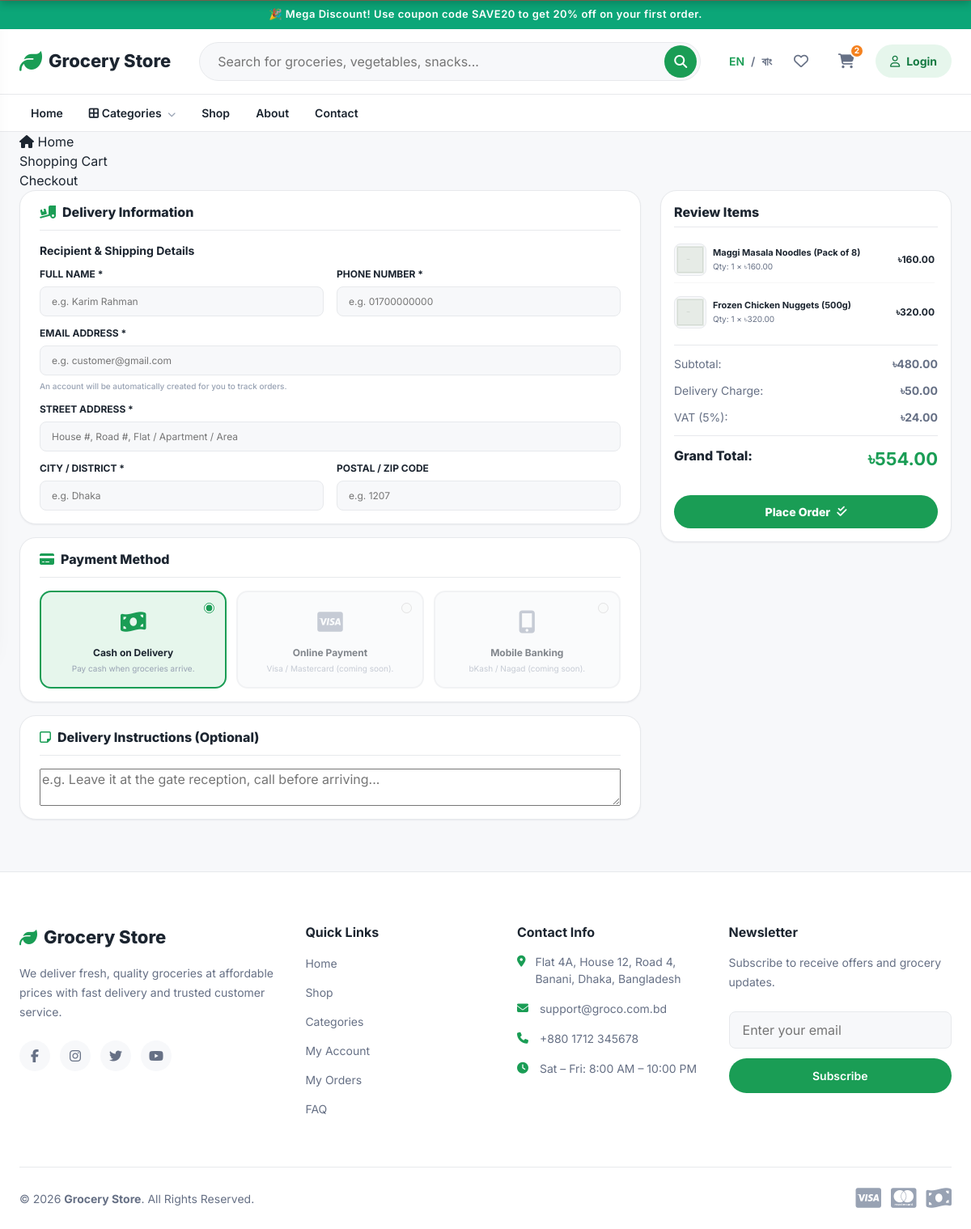
The page /checkout.php on the database its author committed.
### tables this page shows
CREATE TABLE `cart_items` (
  `id` int(11) NOT NULL,
  `cart_id` int(11) NOT NULL,
  `product_id` int(11) NOT NULL,
  `quantity` int(11) NOT NULL DEFAULT 1,
  `price` decimal(10,2) NOT NULL,
  `created_at` timestamp NOT NULL DEFAULT current_timestamp(),
  `updated_at` timestamp NOT NULL DEFAULT current_timestamp() ON UPDATE current_timestamp()
);

CREATE TABLE `products` (
  `id` int(11) NOT NULL,
  `category_id` int(11) NOT NULL,
  `brand_id` int(11) DEFAULT NULL,
  `name` varchar(255) NOT NULL,
  `slug` varchar(255) NOT NULL,
  `description` text DEFAULT NULL,
  `short_description` varchar(500) DEFAULT NULL,
  `sku` varchar(50) NOT NULL,
  `barcode` varchar(100) DEFAULT NULL,
  `price` decimal(10,2) NOT NULL,
  `cost_price` decimal(10,2) DEFAULT NULL,
  `discount_price` decimal(10,2) DEFAULT NULL,
  `unit` varchar(50) DEFAULT 'pcs',
  `stock` int(11) DEFAULT 0,
  `min_stock` int(11) DEFAULT 5,
  `weight` decimal(8,2) DEFAULT NULL,
  `thumbnail` varchar(255) DEFAULT NULL,
  `is_featured` tinyint(1) DEFAULT 0,
  `is_trending` tinyint(1) DEFAULT 0,
  `is_flash_sale` tinyint(1) DEFAULT 0,
  `is_active` tinyint(1) DEFAULT 1,
  `status` varchar(50) DEFAULT 'Published',
  `avg_rating` decimal(3,2) DEFAULT 0.00,
  `review_count` int(11) DEFAULT 0,
  `meta_title` varchar(255) DEFAULT NULL,
  `meta_description` text DEFAULT NULL,
  `created_at` timestamp NOT NULL DEFAULT current_timestamp(),
  `updated_at` timestamp NOT NULL DEFAULT current_timestamp() ON UPDATE current_timestamp(),
  `deleted_at` timestamp NULL DEFAULT NULL
);

### public/includes/helpers.php (called while the page is built, shortened)
<?php
function e(?string $value): string
{
    return htmlspecialchars($value ?? '', ENT_QUOTES, 'UTF-8');
}
function image_url(?string $path, string $placeholderCategory = 'ui'): string
{
    if (!empty($path)) {
        if (str_starts_with($path, 'storage/')) {
            $filePath = PUBLIC_PATH . '/../' . ltrim($path, '/');
            if (file_exists($filePath)) {
                $mtime = filemtime($filePath);
                return rtrim(dirname(BASE_URL), '/') . '/' . ltrim($path, '/') . '?v=' . $mtime;
            }
        } else {
            $filePath = PUBLIC_PATH . '/assets/images/' . ltrim($path, '/');
        }
    }
    $fallbackPath = 'assets/images/' . $placeholderCategory . '/placeholder.png';
    $filePath = PUBLIC_PATH . '/' . $fallbackPath;
    $mtime = file_exists($filePath) ? filemtime($filePath) : time();
    return BASE_URL . '/' . $fallbackPath . '?v=' . $mtime;
}
function url_for(string $page): string
{
    return BASE_URL . '/' . ltrim($page, '/');
}

### public/includes/auth.php (called while the page is built, shortened)
<?php
function is_logged_in(): bool
{
    return !empty($_SESSION['user_id']);
}

### public/dbconnect.php (called while the page is built, shortened)
<?php
final class Database
{
    private static ?PDO $instance = null;
    public static function getConnection(): PDO
    {
        if (self::$instance === null) {
            $dsn = 'mysql:host=' . DB_HOST . ';dbname=' . DB_NAME . ';charset=' . DB_CHARSET;
            $options = [
                PDO::ATTR_ERRMODE            => PDO::ERRMODE_EXCEPTION,
                PDO::ATTR_DEFAULT_FETCH_MODE => PDO::FETCH_ASSOC,
                PDO::ATTR_EMULATE_PREPARES   => false,
            ];
            try {
                self::$instance = new PDO($dsn, DB_USER, DB_PASS, $options);
                self::$instance->exec("SET time_zone = '+06:00'");
            } catch (PDOException $e) {
                error_log('[DB CONNECTION ERROR] ' . $e->getMessage());
                if (APP_DEBUG) {
                    die('Database connection failed: ' . htmlspecialchars($e->getMessage(), ENT_QUOTES, 'UTF-8'));
                }
                http_response_code(500);
                die('Something went wrong. Please try again later.');
            }
        }
        return self::$instance;
    }
}
function db(): PDO
{
    return Database::getConnection();
}
require_once PUBLIC_PATH . '/includes/functions.php';
require_once PUBLIC_PATH . '/includes/helpers.php';
require_once PUBLIC_PATH . '/includes/auth.php';

### public/includes/functions.php (called while the page is built, shortened)
<?php
function get_setting(string $key, ?string $default = null): ?string
{
    static $cache = [];
    if (array_key_exists($key, $cache)) {
        return $cache[$key];
    }
    try {
        $stmt = db()->prepare('SELECT `value` FROM settings WHERE key_name = :key LIMIT 1');
        $stmt->execute(['key' => $key]);
        $value = $stmt->fetchColumn();
        $cache[$key] = ($value !== false) ? (string) $value : $default;
    } catch (PDOException $e) {
        error_log('[get_setting] ' . $e->getMessage());
        $cache[$key] = $default;
    }
    return $cache[$key];
}
function site_name(): string
{
    return get_setting('site_name', DEFAULT_SITE_NAME);
}
function currency_symbol(): string
{
    $code = get_setting('currency', 'BDT');
    $map = [
        'BDT' => '৳',
        'USD' => '$',
        'EUR' => '€',
        'GBP' => '£',
        'INR' => '₹',
    ];
    return $map[$code] ?? $code . ' ';
}
function format_price(float|string $amount): string
{
    return currency_symbol() . number_format((float) $amount, 2);
}
function default_delivery_charge(): float
{
    return (float) get_setting('delivery_charge', '0');
}

### public/checkout.php (the view, shortened to what this page needs)
<?php
require_once __DIR__ . '/dbconnect.php';
$pdo = db();
$cartId = current_cart_id();
try {
    $stmt = $pdo->prepare('
        SELECT ci.product_id, ci.quantity, ci.price,
               p.name, p.slug, p.thumbnail, p.stock, p.unit
        FROM cart_items ci
        JOIN products p ON p.id = ci.product_id
        WHERE ci.cart_id = :cart_id
    ');
    $stmt->execute(['cart_id' => $cartId]);
    $cartItems = $stmt->fetchAll();
    $subtotal = 0.0;
    foreach ($cartItems as $item) {
        $subtotal += ((float) $item['price']) * ((int) $item['quantity']);
    }
    $discountAmount = 0.0;
    $deliveryCharge = default_delivery_charge();
    $vatAmount = max(0.0, $subtotal - $discountAmount) * 0.05;
    $grandTotal = max(0.0, ($subtotal - $discountAmount) + $deliveryCharge + $vatAmount);
    $savedAddresses = [];
} catch (PDOException $e) {
    error_log('[checkout.php] Error: ' . $e->getMessage());
    if (APP_DEBUG) {
        die('Checkout Database Error: ' . htmlspecialchars($e->getMessage()));
    }
}
$pageTitle = 'Secure Checkout — ' . site_name();
require_once __DIR__ . '/header.php';
?>
<?php include PUBLIC_PATH . '/components/breadcrumb.php'; ?>
<div class="container">
    <form id="checkoutForm" method="post" action="<?= url_for('process_checkout.php') ?>">
        <div class="checkout-layout">
            <main class="checkout-main-panel">
                <section class="checkout-card">
                    <h2 class="checkout-card-title"><i class="fas fa-truck-ramp-box"></i> Delivery Information</h2>
                    <div class="new-address-form-box" id="newAddressFormBox" style="display: <?= (is_logged_in() && !empty($savedAddresses)) ? 'none' : 'block' ?>;">
                        <h3 class="checkout-sub-title" style="margin-top:0;">Recipient &amp; Shipping Details</h3>
                        <div class="checkout-form-grid">
                            <div class="form-field-group">
                                <label for="recipient_name">Full Name *</label>
                                <input type="text" id="recipient_name" name="recipient_name" placeholder="e.g. Karim Rahman" <?= (is_logged_in() && !empty($savedAddresses)) ? '' : 'required' ?>>
                            </div>
                            <div class="form-field-group">
                                <label for="phone">Phone Number *</label>
                                <input type="tel" id="phone" name="phone" placeholder="e.g. 01700000000" <?= (is_logged_in() && !empty($savedAddresses)) ? '' : 'required' ?>>
                            </div>
                            <?php if (!is_logged_in()): ?>
                                <div class="form-field-group col-span-2">
                                    <label for="email">Email Address *</label>
                                    <input type="email" id="email" name="email" placeholder="e.g. customer@gmail.com" required>
                                    <span class="field-help-text">An account will be automatically created for you to track orders.</span>
                                </div>
                            <?php endif; ?>
                            <div class="form-field-group col-span-2">
                                <label for="address_line1">Street Address *</label>
                                <input type="text" id="address_line1" name="address_line1" placeholder="House #, Road #, Flat / Apartment / Area" <?= (is_logged_in() && !empty($savedAddresses)) ? '' : 'required' ?>>
                            </div>
                            <div class="form-field-group">
                                <label for="city">City / District *</label>
                                <input type="text" id="city" name="city" placeholder="e.g. Dhaka" <?= (is_logged_in() && !empty($savedAddresses)) ? '' : 'required' ?>>
                            </div>
                            <div class="form-field-group">
                                <label for="postal_code">Postal / Zip Code</label>
                                <input type="text" id="postal_code" name="postal_code" placeholder="e.g. 1207">
                            </div>
                        </div>
                    </div>
                </section>
                <section class="checkout-card">
                    <h2 class="checkout-card-title"><i class="fas fa-credit-card"></i> Payment Method</h2>
                    <div class="payment-methods-grid">
                        <label class="payment-card selected">
                            <input type="radio" name="payment_method" value="cod" checked>
                            <div class="payment-card-content">
                                <div class="payment-icon"><i class="fas fa-money-bill-wave"></i></div>
                                <div class="payment-name">Cash on Delivery</div>
                                <div class="payment-desc">Pay cash when groceries arrive.</div>
                            </div>
                        </label>
                        <label class="payment-card disabled" title="Card payments are coming soon.">
                            <input type="radio" name="payment_method" value="card" disabled>
                            <div class="payment-card-content">
                                <div class="payment-icon"><i class="fab fa-cc-visa"></i></div>
                                <div class="payment-name">Online Payment</div>
                                <div class="payment-desc">Visa / Mastercard (coming soon).</div>
                            </div>
                        </label>
                        <label class="payment-card disabled" title="Mobile banking is coming soon.">
                            <input type="radio" name="payment_method" value="mobile_banking" disabled>
                            <div class="payment-card-content">
                                <div class="payment-icon"><i class="fas fa-mobile-screen-button"></i></div>
                                <div class="payment-name">Mobile Banking</div>
                                <div class="payment-desc">bKash / Nagad (coming soon).</div>
                            </div>
                        </label>
                    </div>
                </section>
                <section class="checkout-card">
                    <h2 class="checkout-card-title"><i class="far fa-note-sticky"></i> Delivery Instructions (Optional)</h2>
                    <div class="form-field-group col-span-2">
                        <textarea name="note" class="review-form-textarea" style="margin-bottom:0;" placeholder="e.g. Leave it at the gate reception, call before arriving..." aria-label="Delivery Note"></textarea>
                    </div>
                </section>
            </main>
            <aside class="summary-panel">
                <h3 class="summary-title" style="margin-bottom: var(--space-3);">Review Items</h3>
                <div class="checkout-items-preview">
                    <?php foreach ($cartItems as $item):
                        $price = (float) $item['price'];
                        $qty = (int) $item['quantity'];
                        $img = image_url($item['thumbnail'], 'products');
                    ?>
                        <div class="checkout-item-preview-row">
                            <div class="checkout-item-preview-img">
                                <img src="<?= e($img) ?>" alt="<?= e($item['name']) ?>">
                            </div>
                            <div class="checkout-item-preview-details">
                                <div class="checkout-item-preview-name"><?= e($item['name']) ?></div>
                                <div class="checkout-item-preview-meta">Qty: <?= $qty ?> &times; <?= format_price($price) ?></div>
                            </div>
                            <div class="checkout-item-preview-total"><?= format_price($price * $qty) ?></div>
                        </div>
                    <?php endforeach; ?>
                </div>
                <div class="summary-row" style="border-top: 1px solid var(--color-border); padding-top: var(--space-3);">
                    <span>Subtotal:</span>
                    <strong><?= format_price($subtotal) ?></strong>
                </div>
                <div class="summary-row">
                    <span>Delivery Charge:</span>
                    <strong><?= format_price($deliveryCharge) ?></strong>
                </div>
                <div class="summary-row">
                    <span>VAT (5%):</span>
                    <strong><?= format_price($vatAmount) ?></strong>
                </div>
                <div class="summary-row total-row">
                    <span>Grand Total:</span>
                    <strong class="grand-total-val"><?= format_price($grandTotal) ?></strong>
                </div>
                <button type="submit" class="btn btn-primary btn-checkout-proceed" id="btnPlaceOrder" style="margin-top: var(--space-4);">Place Order <i class="fas fa-check-double"></i></button>
            </aside>
        </div>
    </form>
</div>
<?php
require_once __DIR__ . '/footer.php';
?>

### rows shown on the page
cart_items: product.name "Maggi Masala Noodles (Pack of 8)", quantity "1", price "৳160.00", format_price($price * $qty) "৳160.00"
cart_items: product.name "Frozen Chicken Nuggets (500g)", quantity "1", price "৳320.00", format_price($price * $qty) "৳320.00"

### other values the page prints
$announcementText "🎉 Mega Discount! Use coupon code SAVE20 to get 20% off on your first order."
site_name() "Grocery Store"
$__cart_count "2"
t('login') "Login"
t('home') "Home"
t('categories') "Categories"
t('shop') "Shop"
t('about') "About"
t('contact') "Contact"
$title "Shopping Cart"
$title "Checkout"
format_price($subtotal) "৳480.00"
format_price($deliveryCharge) "৳50.00"
format_price($vatAmount) "৳24.00"
format_price($grandTotal) "৳554.00"
